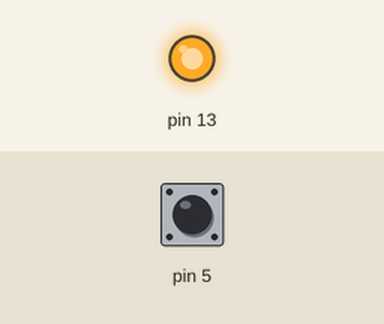
Recording of a sketch running on a simulated Arduino Uno, built with avr-gcc and run on an emulated ATmega328P. Parts: output pins drawn as LEDs (lit = HIGH). Dashed ring = blinking. The inputs (shaded band) are chosen by the test bench; at power-on: pin 5 LOW. What the sketch prints to the serial monitor is not drawn.

Above: at 1.2 s.
1.3 s: pin 5 driven HIGH
At 4.2 s:
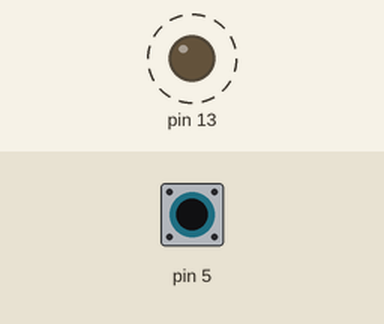
4.3 s: pin 5 driven LOW
At 6.4 s:
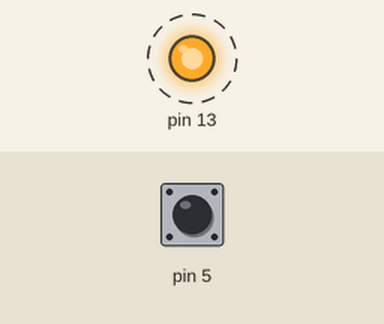
6.8 s: pin 5 pulsed HIGH 2 times (0.12 s each, 0.3 s apart)
Timing chart, 0 to 16.4 s (numbered marks = the images above; inputs shaded):
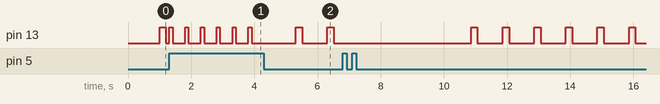

Measured:
- after the input at 1.3 s, pin 13: alternates HIGH for 0.10 s and LOW for 0.40 s, starting at once
- after the input at 4.3 s, pin 13: alternates HIGH for 0.20 s and LOW for 0.80 s, starting after 1.0 s

The sketch:

hygrometer.ino
```cpp
#include <CiotAdapter.h>

const int analogInPin = A0, numElements = 2;
int sensorValue = 0;
String sensorType = "", sensorTypeOld = ""; /* WEST, MOIST, DRY */

CiotAdapter adapter;

void setup() {
  // put your setup code here, to run once:
  Serial.begin(9600);

  Serial.print("\nMAC Address: ");
  Serial.println(adapter.getMacAddress());
}

void loop() {

  while (adapter.processConfigButton() == LOW) {
    adapter.processConfigButton(); // inicia processo de configuração do wi-fi, caso necessário
  }

  sensorValue = analogRead(analogInPin);
  Serial.println(sensorValue);

  if(sensorValue < 400)
    sensorType = "WET";
  else
    if(sensorValue > 399 && sensorValue < 700)
      sensorType = "MOIST";
    else
    if(sensorValue > 700)
      sensorType = "DRY";

  Serial.println(sensorType);
  delay(3000);

  if (sensorType != sensorTypeOld) {
    sensorTypeOld = sensorType;

    /* Enviando dados à plataforma */
    Serial.println("ENVIANDO DADOS PARA A PLATAFORMA IOT... ***");
    String array[numElements][2] =
    {
      { "hygrometer", sensorType },
      { "sensorvalue", String(sensorValue) }
    };
    Serial.println(adapter.sendStream(array, numElements));
  }
}
```
